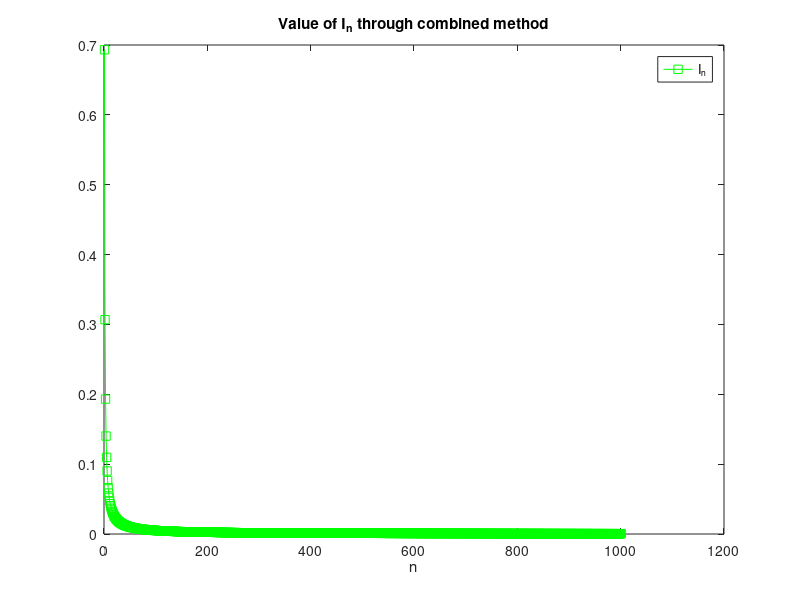

The MATLAB script that drew this image: (Note: this script raises an error after producing the figure.)
a = 1;
N = 1000;

if (a < 0)
  disp("Result is not defined for a <= 0")
else
  I = zeros(N,1); % Allocate memory

  if (a <= 1)% Forward method converges
    I = zeros(N,1);
    I(1) = log((1+a)/a);
    for i = 1:N
      I(i+1) = 1/i -a*I(i);
    end

  else % Backward method converges
    I(N) = 0;
    for i = N:-1:2
      I(i-1) = (1/a)*(1/i - I(i));
    end
  end

  figure();
  plot(I, "-sg"); hold on
  title('Value of I_n through combined method');
  xlabel("n");
  legend('I_n');
  tight();
end


